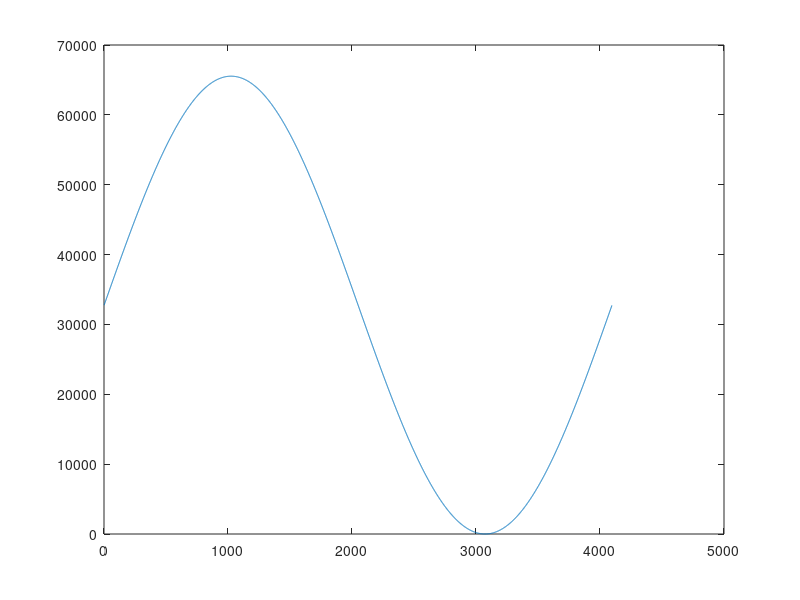

Source code (MATLAB):
x=0:2*pi/4096:2*pi-2*pi/4096;
y=round(32768*(1+sin(x)));
for x=1:4096
    if(y(x)==65536)
        y(x)=65535;
    end
end
plot(y);

file = fopen('Sin.mif','wt');
fprintf(file, 'depth = %d;\n',4096);
fprintf(file, 'width = %d;\n',16);
fprintf(file, 'address_radix = UNS;\n');
fprintf(file,'data_radix = UNS;\n');
fprintf(file,'content begin\n');
for x=1: 4096
    fprintf(file,'%d:%d;\n',x-1,y(x));
end
fprintf(file, 'end;');
fclose(file);
